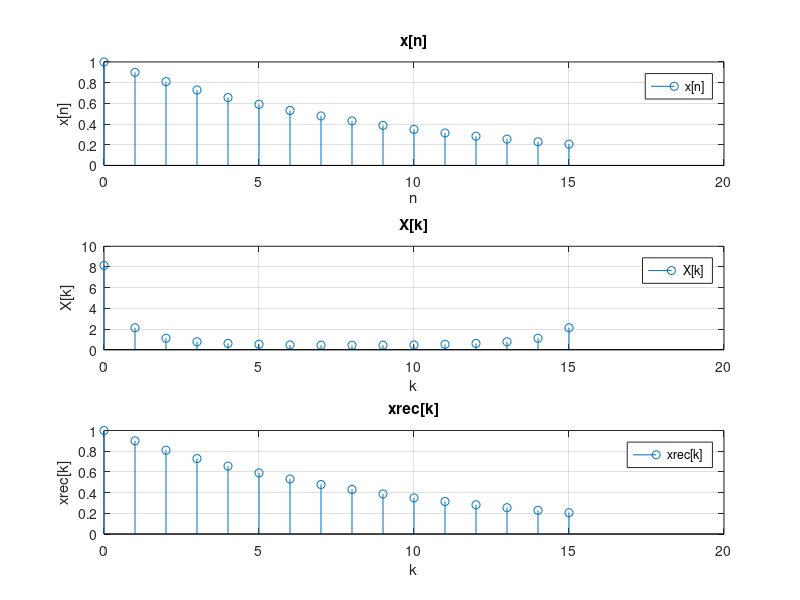

This chart was generated by the following MATLAB code:
%201500127 Δημήτρης Ορεινός Άσκηση 3.1


%Αρχικά ορίζουμε το σήμα διακριτού χρόνου x[n] που μας δίνεται από την εκφωνηση της άσκησης,
% ορίζοντας σταθερό χρονικό βήμα time_step=1, μιας και μιλάμε για διακριτό σήμα. 
%Πιο συγκεκριμένα το σήμα x[n] ορίζεται ως εξής:
%x[n]=(0,9)^(n), με το  χρόνο n(ως διάνυσμα χρόνου) να ορίζεται στο χρονικό διάστημα [0,N-1], όπου
%Ν=2^(4)=16.

clc
clear all

 N=2^(4);


n=[0:N-1];


x=(0.9).^(n);






%Έπειτα μέσω της εντολής figure ανίογουμε ένα νέο παράθυρο σχεδίασης. 

figure

subplot(3,1,1)%Με τη χρήση  της εντολής subplot(m,n,p), (όπου ο τελευταίος δείκτης p
%ορίζει ποιο παράθυρο κάθε φορά είναι ανοιχτό),χωρίζουμε το παράθυρο σχεδίασης σε τρία μέρη. 


 
 stem(n,x)%Σχεδιάζουμε στο πρώτο παράθυρο το σήμα x[n],χρησιμοποιώντας την εντολή stem(x,y),
%όπου σαν ανεξάρτητη μεταβλητή x,θα θεωρήσουμε το χρόνο n και σαν
%εξαρτημένη μεταβλητή y, τις τιμές του σήματος x[n], για κάθε τιμή του
%χρόνου n.
 
grid  

ylabel('x[n]'), xlabel('n'), legend('x[n]'), title('x[n]')%Με τη χρήση των εντολών ylabel('text')
%, xlabel('text'), legend('text'), title('text'), 
%εισάγουμε κατάλληλους τίτλους αξόνων και γραφήματος, λεζάντα, πλέγμα και
%βαθμολόγηση αξόνων για τo γράφημα του σήματος x[n].


k=[0:N-1];%Όρίζουμε το διάνυσμα των δειγμάτων k, για το οποίο  k ισχύει ότι: 
%Έστω ότι δειγματοληπτούμε τη μία περίοδο ,για συχνότητες ω που ανήκουν στο
%διάστημα [0,2*π], του Μετασχηματισμού Fourier  διακριτού χρόνου (DTFT) του σήματος, 
%έτσι ώστε να πάρουμε N δείγματα συχνότητας.
%Άρα ωk=2*π/Ν=δω, όπου k είναι ο αριθμός του δείγματος ,ωk είναι η (κυκλική) συχνότητα στο
%δείγμα αυτό και δω η απόσταση μεταξύ των διαδοχικών δειγμάτων που
%παίρνουμε σε αυτή τη δειγματοληψία.

%Ύστερα υπολογίζουμε το Διακριτό Μετασχηματισμό Fourier (DFT)του διακριτού σήματος x[n],δηλαδή
%την προβολή των Ν δειγμάτων x(n) σε Ν διακριτές συχνότητες, οι οποίες βρίσκονται στο διάστημα μιας περιόδου 
%του Μετασχηματισμού Fourier  διακριτού χρόνου (DTFT)
%μέσω της πρώτης από τις δύο γνωστές σχέσεις (3.2) στη σελίδα 22 του εργαστηριακού οδηγού.Το
%άθροισμα το οποίο μας δίνει αυτή τη γνωστή σχέση το υπολογίζουμε με τη
%βοήθεια μίας forloop και έτσι επιτυγχάνουμε σε κάθε loop, 
%για  συγκεκριμένο  αριθμό  δειγμάτος k κάθε φορά, να αθροίζουμε ως προς τον χρόνο
%n(δηλαδή για κάθε τιμή του χρονικού διανύσματος n, στη προκειμένη
%περίπτωση) το x[n].


X=0;
t=0;
for r=0:N-1
    
    
    t=t+1;
    X=X+x(t).*exp(-j*r*(2*pi)/N*k);
    

end







subplot(3,1,2)

stem(k,abs(X))%Σχεδιάζουμε στο δεύτερο παράθυρο τον Διακριτό Μετασχηματισμό Fourier(DFT) του σήματος x[n] X[k],
%χρησιμοποιώντας την εντολή stem(x,y), όπου σαν ανεξάρτητη μεταβλητή x,θα θεωρήσουμε τους δείκτες k και σαν
%εξαρτημένη μεταβλητή y, τις τιμές του μέτρου του διακριτού Μετασχηματισμού Fourier(DFT) του σήματος x[n] X[k], 
%για κάθε αριθμό των δειγμάτων (διανύσματος δειγμάτων k1)k.

%Στη παραπάνω γραφική παράσταση, στον κατακόρυφο άξονά της χρησιμοποιήσαμε
%το μέτρο του Διακριτού Μετασχηματισμού Fourier(DFT), δίοτι το άθροισμα(η
%σειρά) που δίνει τον DFT συγκλίνει σε μιγαδικό όρο, όποτε με μιγαδικούς
%αριθμούς δε θα προέκυπτε ότι αναμέναμε.



grid

ylabel('X[k]'), xlabel('k'), legend('X[k]'), title('X[k]')
%Με τη χρήση των εντολών ylabel('text')
%, xlabel('text'), legend('text'), title('text'), 
%εισάγουμε κατάλληλους τίτλους αξόνων και γραφήματος, λεζάντα, πλέγμα και
%βαθμολόγηση αξόνων για τo γράφημα του διακριτού Μετασχηματισμού Fourier(DFT) του σήματος x[n] X[k].


%Ύστερα υπολογίζουμε τον Αντίστροφο Διακριτό Μετασχηματισμό Fourier (IDFT)του διακριτού σήματος x[n] 
%μέσω της δεύτερης από τις δύο γνωστές σχέσεις (3.2) στη σελίδα 22 του εργαστηριακού οδηγού.Το
%άθροισμα το οποίο μας δίνει αυτή τη γνωστή σχέση το υπολογίζουμε με τη
%βοήθεια μίας forloop και έτσι επιτυγχάνουμε σε κάθε loop, 
%για μία συγκεκριμένη τιμή του χρόνου(στη προκειμένη περίπτωση του χρονικού διανύσματος) n κάθε φορά, 
%να αθροίζουμε ως προς τον αριθμό των δειγμάτων k
%περίπτωση) το Διακριτό Μετασχηματισμό Fourier X[k].


x1=0;
h=0;
for t=0:N-1
    
    
    h=h+1;
    x1=x1+(1/N)*X(h).*exp(j*t*(2*pi)/N*k);
    

end







subplot(3,1,3)

stem(k,abs(x1))%Σχεδιάζουμε στο τρίτο παράθυρο τον αντίστροφο διακριτό Μετασχηματισμού Fourier(DFT) 
%του σήματος x[n] X[k], χρησιμοποιώντας την εντολή stem(x,y), όπου σαν ανεξάρτητη μεταβλητή x,θα 
%θεωρήσουμε τους δείκτες k και σαν εξαρτημένη μεταβλητή y, τις τιμές του μέτρου του 
%Αντιστρόφου Διακριτού Μετασχηματισμού Fourier(IDFT)
%(η αντίστοιχη σειρά του IDFT συγκλίνει σε πραγματικές τιμές) του σήματος x[n] , 
%για κάθε τον αριθμό των δειγμάτων (διανύσματος δειγμάτων k1)k.

grid

ylabel('xrec[k]'), xlabel('k'), legend('xrec[k]'), title('xrec[k]')
%Με τη χρήση των εντολών ylabel('text')
%, xlabel('text'), legend('text'), title('text'), 
%εισάγουμε κατάλληλους τίτλους αξόνων και γραφήματος, λεζάντα, πλέγμα και
%βαθμολόγηση αξόνων για τo γράφημα του αντίστροφου διακριτου Μετασχηματισμού Fourier(IDFT) του σήματος x[n],
%μέσω του οποίου προκύπτει το αρχικό σήμα x[n] ανακατασκευασμένο.








%Ένα πολύ σημαντικό συμπέρασμα αποτελεί και το ότι ο διακριτός Μετασχηματισμός Fourier (DFT) μίας πεπερασμένης
%ακολουθίας αριθμών, στο παράδειγμά μας, αλλά και γενικότερα
%του διακριτού σήματος x[n],Χ[k] αποτελεί ουσιαστικά μία περιοδική ακολουθία, 
%διότι για κάθε k, όπου ο αριθμός των δειγμάτων k  ανήκει στο διάστημα [0,N-1], ισχύει ότι X[k]=X[k+N], N=2^4.
%Αυτό μπορεί να επιβεβαιωθεί για κάθε n, παίρνοντας τη σχέση X[k]= (1-0,9^N)/(  1-0,9*e^(-j*k*2*π/Ν) ) , 
%και με τη χρήση της matlab, τη βάλουμε σε μία forloop για τιμές k από 0 έως 2*Ν-1, τότε θα προκύψουν τα παρακάτω:
%X[0]=X[16]= 8,1470
%X[1]=X[17]= 0,9338 - 1,9086*i
%X[2]=X[18]= 0,5514 - 0,9651*i
%X[3]=X[19]= 0,4764 - 0,6042*i
%X[4]=X[20]= 0,4501 - 0,4051*i
%X[5]=X[21]= 0,4383 - 0,2711*i
%X[6]=X[22]= 0,4325 - 0,1682*i
%X[7]=X[23]= 0,4296 – 0,0808*i
%X[8]=X[24]= 0,4288 - 0,0000*i
%X[9]=X[25]= 0,4296 + 0,0808*i
%X[10]=X[26]= 0,4325 + 0,1682*i
%X[11]=X[27]= 0,4383+0,2711*i
%X[12]=X[28]= 0,4501+0,4051*i
%X[13]=X[29]= 0,4764+0,6042*i
%X[14]=X[30]= 0,5514+0,9651*i
%X[15]=X[31]= 0,9338+1,9086*i






